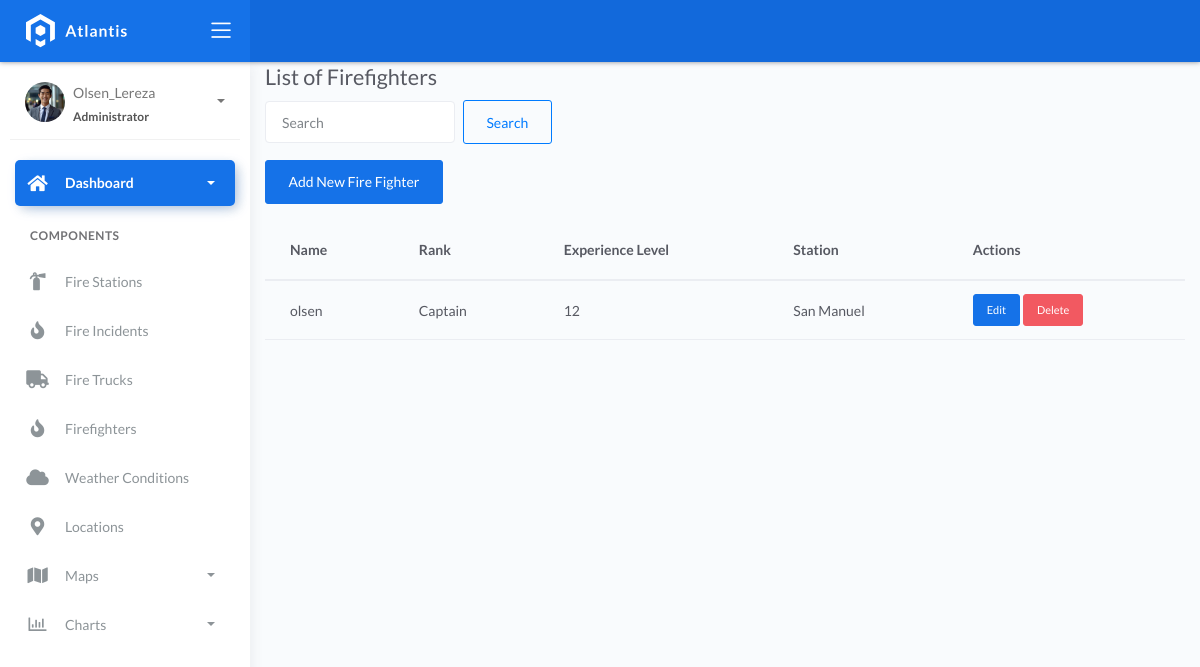
Page /firefighters/ on the earlier database version.
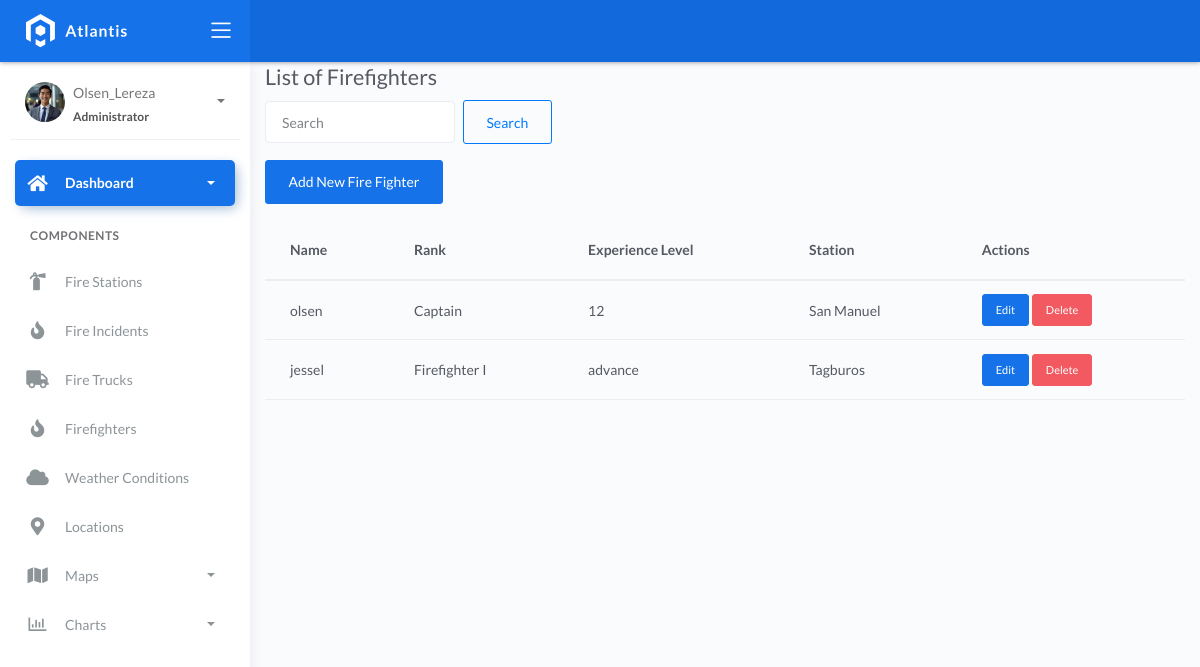
Same page on the later database version.
### fire/models.py (models this page shows, shortened)
class BaseModel(models.Model):
    created_at = models.DateTimeField(auto_now_add=True, db_index=True)
    updated_at = models.DateTimeField(auto_now=True)
    class Meta:
        abstract = True

class Firefighters(BaseModel):
    XP_CHOICES = (
        ('Probationary Firefighter', 'Probationary Firefighter'),
        ('Firefighter I', 'Firefighter I'),
        ('Firefighter II', 'Firefighter II'),
        ('Firefighter III', 'Firefighter III'),
        ('Driver', 'Driver'),
        ('Captain', 'Captain'),
        ('Battalion Chief', 'Battalion Chief'),)
    name = models.CharField(max_length=150)
    rank = models.CharField(max_length=150, choices=XP_CHOICES)
    experience_level = models.CharField(max_length=150)
    station = models.ForeignKey(FireStation, on_delete=models.SET_NULL, null=True, blank=True)

class FireStation(BaseModel):
    name = models.CharField(max_length=150)
    latitude = models.DecimalField(
        max_digits=22, decimal_places=16, null=True, blank=True)
    longitude = models.DecimalField(
        max_digits=22, decimal_places=16, null=True, blank=True)
    address = models.CharField(max_length=150)
    city = models.CharField(max_length=150)  # can be in separate table
    country = models.CharField(max_length=150)  # can be in separate table

### fire/views.py (the view)
# urls.py: path('firefighters/', views.firefighter_list, name='firefighter_list'),
def firefighter_list(request):
    query = request.GET.get('q')
    if query:
        firefighters = Firefighters.objects.filter(
            Q(name__icontains=query) |
            Q(rank__icontains=query) |
            Q(experience_level__icontains=query) |
            Q(station__name__icontains=query)
        )
    else:
        firefighters = Firefighters.objects.all()
    return render(request, 'firefighter_list.html', {'firefighters': firefighters})

### templates/firefighter_list.html (shortened to what this page needs)
{% extends 'base.html' %}
{% block content %}
<div class="container">
    <h2>List of Firefighters</h2>
    <form method="get" class="form-inline mb-3">
        <input type="text" name="q" class="form-control mr-2" placeholder="Search" value="{{ request.GET.q }}">
        <button type="submit" class="btn btn-outline-primary">Search</button>
      </form>
      <a href="{% url 'firefighter_create' %}" class="btn btn-primary mb-3">Add New Fire Fighter</a>
      <table class="table">
        <thead>
            <tr>
                <th>Name</th>
                <th>Rank</th>
                <th>Experience Level</th>
                <th>Station</th>
                <th>Actions</th>
            </tr>
        </thead>
        <tbody>
            {% for firefighter in firefighters %}
            <tr>
                <td>{{ firefighter.name }}</td>
                <td>{{ firefighter.rank }}</td>
                <td>{{ firefighter.experience_level }}</td>
                <td>{{ firefighter.station.name }}</td>
                <td>
                    <a href="{% url 'firefighter_update' firefighter.pk %}" class="btn btn-sm btn-primary">Edit</a>
                    <a href="{% url 'firefighter_delete' firefighter.pk %}" class="btn btn-sm btn-danger">Delete</a>
                </td>
            </tr>
            {% endfor %}
        </tbody>
    </table>
</div>
{% endblock %}

Differences in the rows shown:
added Firefighters: name "jessel", rank "Firefighter I", experience_level "advance", station.name "Tagburos"
